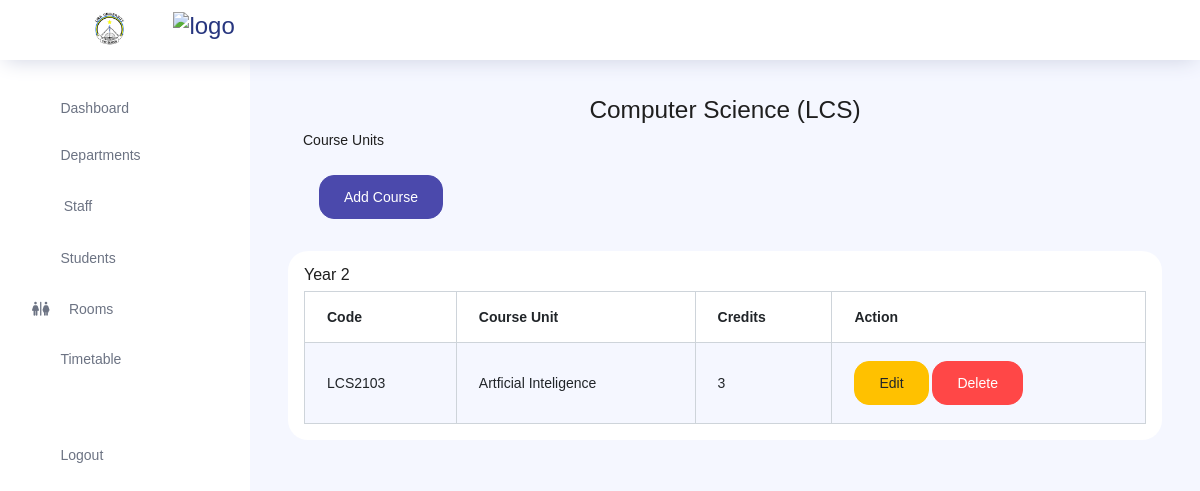
The page /courses/1/ on the database as committed earlier.
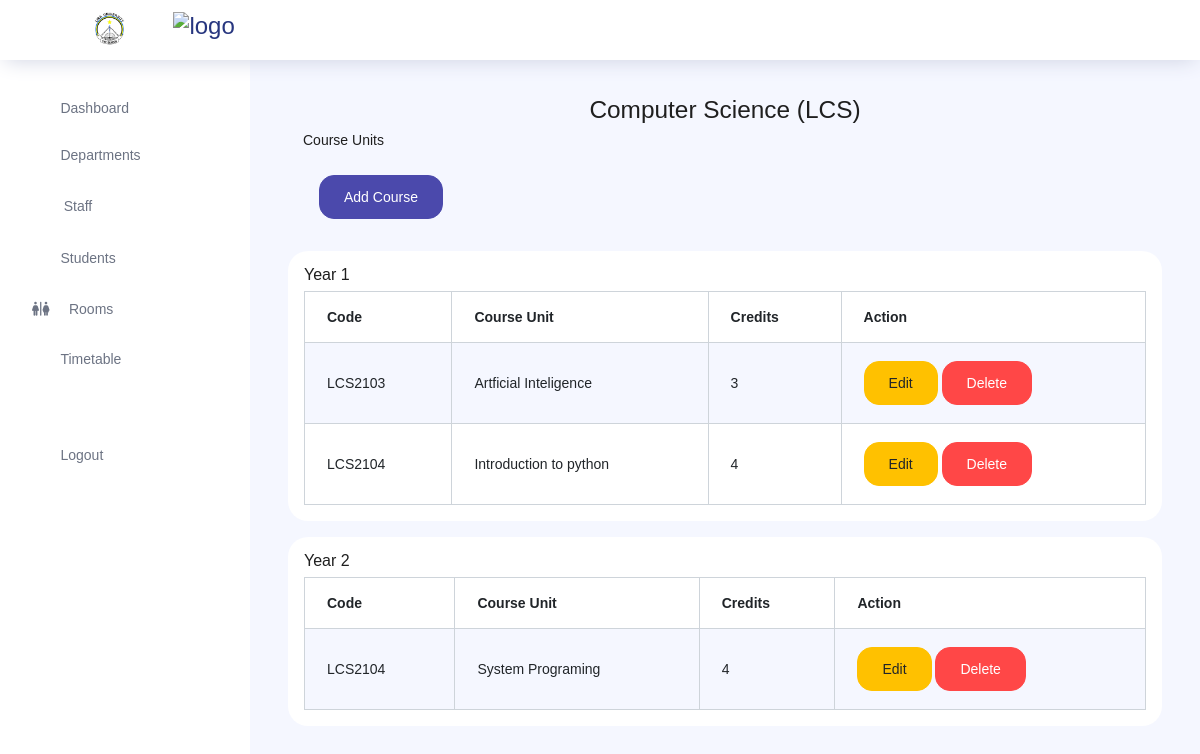
The same page on the database as committed later.
### store/models.py (models this page shows, shortened)
class Course(models.Model):
    course_name = models.CharField(max_length=100)
    course_code = models.CharField(max_length=20)
    description = models.TextField()
    program = models.ForeignKey(Program, on_delete=models.CASCADE)
    credit = models.PositiveIntegerField()
    course_year = models.PositiveIntegerField()

### core/views.py (the view, shortened to what this page needs)
# urls.py: path('courses/<str:program>/', views.course, name='course'),
def course(request, program):
    program = get_object_or_404(Program, pk=program)
    courses = Course.objects.filter(program=program)
    courses_by_year = {}
    for course in courses:
        year = course.course_year
        if year not in courses_by_year:
            courses_by_year[year] = []
        courses_by_year[year].append(course)
    context = {
        'program':program,
        'courses':courses,
        'courses_by_year':courses_by_year,
    }
    return render(request, "pages/course.html", context)

### templates/pages/course.html (shortened to what this page needs)
{% extends 'core/layout.html'%}
{% block content %}
<div class="container">
    <h3 class="text-center">{{ program.program_name }} ({{ program.program_code }})</h3>
    <p>Course Units</p>
    <a href="#" class="btn btn-primary m-3" data-toggle="modal" data-target="#addCourse">Add Course</a>
    </div>
    {% for year, courses_in_year in courses_by_year.items %}
    <div class="card p-3 my-3 bg-white">
        <h5>Year {{ year }}</h5>
        <table class="table table-bordered table-striped">
            <thead>
                <tr>
                    <th>Code</th>
                    <th>Course Unit</th>
                    <th>Credits</th>
                    <th>Action</th>
                </tr>
            </thead>
            <tbody>
                {% for c in courses %}
                {% if c.course_year == year %}
                <tr>
                    <td>{{ c.course_code }}</td>
                    <td>{{ c.course_name }}</td>
                    <td>{{ c.credit }}</td>
                    <td>
                        <a href="#" data-toggle="modal" class="btn btn-warning" data-target="#editCourse{{ c.id }}">Edit</a>
                        <a href="{% url 'core:deleteCourse' pk=c.id %}" class="btn btn-danger" onclick="return(confirm('Are you sure you want to delete this Course?'))">Delete</i></a>
                    </td>
                </tr>
                {% endif %}
                {% endfor %}
            </tbody>
        </table>
    </div>
    {% endfor %}
</div>
{%endblock%}

Rows that differ between the two databases and show on the page:
changed Course "LCS2103": course_year "2" → "1"
added Course: course_code "LCS2104", course_name "Introduction to python", credit "4", shown under "1"
added Course: course_year "2", course_code "LCS2104", course_name "System Programing", credit "4"
